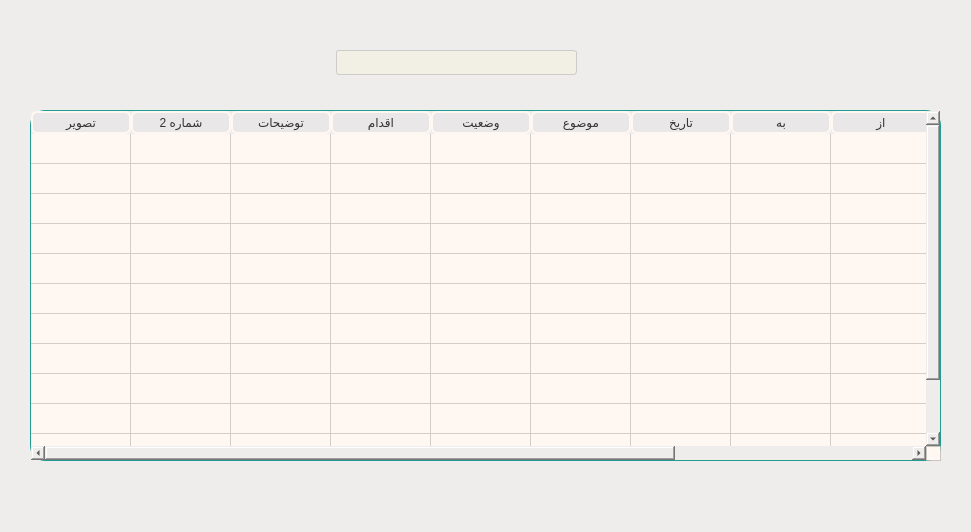
<?xml version="1.0" encoding="UTF-8"?>
<ui version="4.0">
 <class>MainWindow</class>
 <widget class="QMainWindow" name="MainWindow">
  <property name="enabled">
   <bool>true</bool>
  </property>
  <property name="geometry">
   <rect>
    <x>0</x>
    <y>0</y>
    <width>971</width>
    <height>532</height>
   </rect>
  </property>
  <property name="windowTitle">
   <string>MainWindow</string>
  </property>
  <property name="styleSheet">
   <string notr="true">QWidget {
    background-color: #EEEDEB;  
}
QLineEdit {
	background-color: #F2EFE5;
    border: 1px solid #cccccc; /* Light Gray Border */
    border-radius: 3px; /* Rounded Corners */
    text-align: right; /* Align text to the right */

}

QLineEdit:focus {
    border-color: #007acc; /* Blue border color when focused */
}
QLabel {
    color: rgb(21, 76, 121);
    text-align: center;
}
QPlainTextEdit {
	background-color: #F2EFE5;
    border: 2px solid #cccccc; /* Light Gray Border */
    border-radius: 8px; /* Rounded Corners */
    text-align: right; /* Align text to the right */
}
</string>
  </property>
  <widget class="QWidget" name="centralwidget">
   <widget class="QLineEdit" name="lineEdit_1">
    <property name="geometry">
     <rect>
      <x>336</x>
      <y>50</y>
      <width>241</width>
      <height>25</height>
     </rect>
    </property>
    <property name="styleSheet">
     <string notr="true"/>
    </property>
   </widget>
   <widget class="QPushButton" name="submit_button">
    <property name="geometry">
     <rect>
      <x>580</x>
      <y>42</y>
      <width>51</width>
      <height>41</height>
     </rect>
    </property>
    <property name="font">
     <font>
      <family>Nazanin</family>
      <pointsize>12</pointsize>
      <italic>false</italic>
      <bold>true</bold>
     </font>
    </property>
    <property name="styleSheet">
     <string notr="true">    QPushButton {
        background-color: #00000000; /* Button Background Color */
        color: #219C90; /* Text Color */
   		 border-radius: 20px; /* Half the button's height to make it circular */
    	width: 55px; /* Adjust width and height as needed */
    	height: 55px;
    }

    QPushButton:hover {
        background-color: #D8D8D8; /* Red Background Color on Hover */
        color: white; /* Text Color */
    }

    QPushButton:pressed {
        background-color: #219C90; /* Even Darker Background Color when Pressed */
    }</string>
    </property>
    <property name="text">
     <string/>
    </property>
    <property name="icon">
     <iconset>
      <normaloff>../icon/search4.png</normaloff>../icon/search4.png</iconset>
    </property>
    <property name="iconSize">
     <size>
      <width>26</width>
      <height>26</height>
     </size>
    </property>
   </widget>
   <widget class="QPushButton" name="Home_button">
    <property name="enabled">
     <bool>true</bool>
    </property>
    <property name="geometry">
     <rect>
      <x>470</x>
      <y>490</y>
      <width>51</width>
      <height>41</height>
     </rect>
    </property>
    <property name="font">
     <font>
      <family>Nazanin</family>
      <pointsize>12</pointsize>
      <italic>false</italic>
      <bold>true</bold>
     </font>
    </property>
    <property name="styleSheet">
     <string notr="true">    QPushButton {
        background-color: #00000000; /* Button Background Color */
        color: #219C90; /* Text Color */
   		 border-radius: 20px; /* Half the button's height to make it circular */
    	width: 55px; /* Adjust width and height as needed */
    	height: 55px;
    }

    QPushButton:hover {
        background-color: #D8D8D8; /* Red Background Color on Hover */
        color: white; /* Text Color */
    }

    QPushButton:pressed {
        background-color: #219C90; /* Even Darker Background Color when Pressed */
    }</string>
    </property>
    <property name="text">
     <string/>
    </property>
    <property name="icon">
     <iconset>
      <normaloff>../icon/Home2.png</normaloff>../icon/Home2.png</iconset>
    </property>
    <property name="iconSize">
     <size>
      <width>26</width>
      <height>26</height>
     </size>
    </property>
   </widget>
   <widget class="QTableWidget" name="tableWidget">
    <property name="enabled">
     <bool>true</bool>
    </property>
    <property name="geometry">
     <rect>
      <x>30</x>
      <y>110</y>
      <width>911</width>
      <height>351</height>
     </rect>
    </property>
    <property name="font">
     <font>
      <family>B Nazanin</family>
      <pointsize>10</pointsize>
      <bold>false</bold>
     </font>
    </property>
    <property name="layoutDirection">
     <enum>Qt::LeftToRight</enum>
    </property>
    <property name="styleSheet">
     <string notr="true">
    QTableWidget {
        background-color: #FFF7F1; 
        border: 1px solid #219C90; 
        border-radius: 15px;
        text-align: center;
        color: #333333;
    }
    QTableWidget::verticalHeader {
        background-color: #1F1717; /* Transparent background */
        color: #F3AA60;

    }
    
    QTableWidget::horizontalHeader {
        background-color: #FF6868; /* Transparent background */
        color: #1F1717;
        border: 5px solid #e0e0e0; 
        border-radius: 10px;
    }

    QHeaderView::section {
        background-color: #e9e7e7; /* Background color */
        color: #333333; /* Text color */
        border: 2px solid #FFF7F1; 
        border-radius: 6px;

    }
    
    QTableWidget::item {
        padding: 10px; 
        background-color: #FFF7F1; 
		 text-align: center;
        color: #219C90;
        font: bold B Nazanin; 
        font-size: 10px;

    }
</string>
    </property>
    <property name="sortingEnabled">
     <bool>true</bool>
    </property>
    <attribute name="verticalHeaderVisible">
     <bool>false</bool>
    </attribute>
    <attribute name="verticalHeaderHighlightSections">
     <bool>true</bool>
    </attribute>
    <row>
     <property name="text">
      <string>New Row</string>
     </property>
    </row>
    <row>
     <property name="text">
      <string>New Row</string>
     </property>
    </row>
    <row>
     <property name="text">
      <string>New Row</string>
     </property>
    </row>
    <row>
     <property name="text">
      <string>New Row</string>
     </property>
    </row>
    <row>
     <property name="text">
      <string>New Row</string>
     </property>
    </row>
    <row>
     <property name="text">
      <string>New Row</string>
     </property>
    </row>
    <row>
     <property name="text">
      <string>New Row</string>
     </property>
    </row>
    <row>
     <property name="text">
      <string>New Row</string>
     </property>
    </row>
    <row>
     <property name="text">
      <string>New Row</string>
     </property>
    </row>
    <row>
     <property name="text">
      <string>New Row</string>
     </property>
    </row>
    <row>
     <property name="text">
      <string>New Row</string>
     </property>
    </row>
    <row>
     <property name="text">
      <string>New Row</string>
     </property>
    </row>
    <column>
     <property name="text">
      <string>تصویر</string>
     </property>
    </column>
    <column>
     <property name="text">
      <string>شماره 2</string>
     </property>
    </column>
    <column>
     <property name="text">
      <string>توضیحات</string>
     </property>
    </column>
    <column>
     <property name="text">
      <string>اقدام</string>
     </property>
    </column>
    <column>
     <property name="text">
      <string>وضعیت</string>
     </property>
    </column>
    <column>
     <property name="text">
      <string>موضوع</string>
     </property>
    </column>
    <column>
     <property name="text">
      <string>تاریخ</string>
     </property>
    </column>
    <column>
     <property name="text">
      <string>به</string>
     </property>
    </column>
    <column>
     <property name="text">
      <string>از</string>
     </property>
    </column>
    <column>
     <property name="text">
      <string>شماره</string>
     </property>
    </column>
    <column>
     <property name="text">
      <string>id</string>
     </property>
    </column>
   </widget>
  </widget>
 </widget>
 <resources/>
 <connections/>
</ui>
